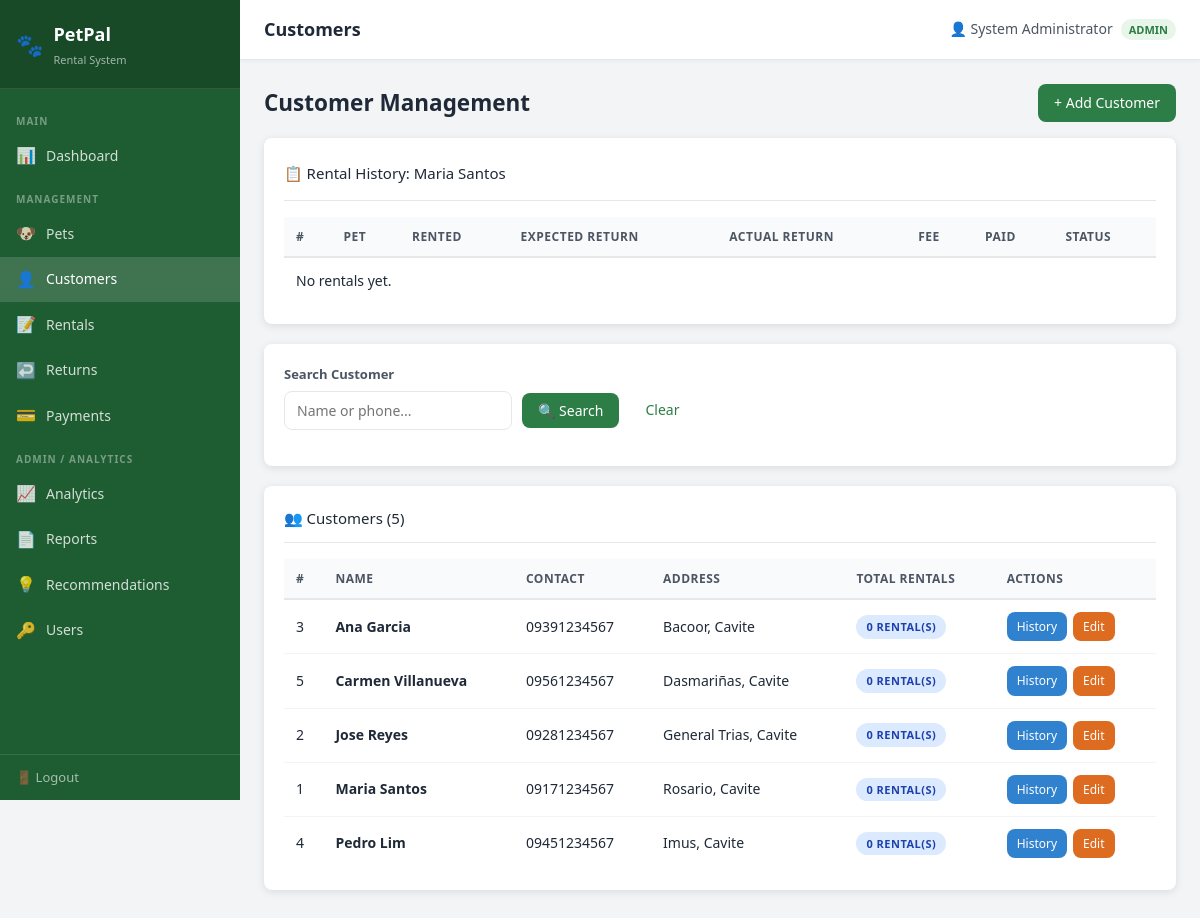
/pages/customers.php?history=1 (signed in), run on the app's committed database.
### tables this page shows
CREATE TABLE IF NOT EXISTS customers (
    customer_id     INT AUTO_INCREMENT PRIMARY KEY,
    customer_name   VARCHAR(100) NOT NULL,
    contact_number  VARCHAR(20) NOT NULL,
    address         TEXT NOT NULL,
    created_at      DATETIME DEFAULT CURRENT_TIMESTAMP
);

### pages/customers.php (the view, shortened to what this page needs)
<?php
require_once '../includes/config.php';
$viewHistory = null;
if (isset($_GET['history'])) {
    $cid = intval($_GET['history']);
    $stmt = $pdo->prepare("SELECT * FROM customers WHERE customer_id = ?");
    $stmt->execute([$cid]);
    $viewHistory = $stmt->fetch();
    if ($viewHistory) {
        $stmt = $pdo->prepare("
            SELECT r.*, p.pet_name, p.species, pay.amount as paid_amount
            FROM rentals r
            JOIN pets p ON r.pet_id = p.pet_id
            LEFT JOIN payments pay ON r.rental_id = pay.rental_id
            WHERE r.customer_id = ?
            ORDER BY r.created_at DESC
        ");
        $stmt->execute([$cid]);
        $customerRentals = $stmt->fetchAll();
    }
}
$search = trim($_GET['search'] ?? '');
$where  = [];
$params = [];
$whereSQL = $where ? 'WHERE ' . implode(' AND ', $where) : '';
$stmt = $pdo->prepare("
    SELECT c.*, COUNT(r.rental_id) as total_rentals
    FROM customers c
    LEFT JOIN rentals r ON c.customer_id = r.customer_id
    $whereSQL
    GROUP BY c.customer_id
    ORDER BY c.customer_name ASC
");
$stmt->execute($params);
$customers = $stmt->fetchAll();
include '../includes/header.php';
?>
<div class="page-header-wrap">
    <h2 class="page-title">Customer Management</h2>
    <a href="?show_form=1" class="btn btn-primary">+ Add Customer</a>
</div>
<?php if ($viewHistory): ?>
<div class="card">
    <div class="card-header d-flex justify-between align-center">
        <span>📋 Rental History: <?= htmlspecialchars($viewHistory['customer_name']) ?></span>
        <a href="customers.php" class="btn btn-sm" style="background:rgba(255,255,255,0.2);color:white;">Close</a>
    </div>
    <div class="card-body p-0">
        <div class="table-wrapper">
            <table class="table">
                <thead>
                    <tr><th>#</th><th>Pet</th><th>Rented</th><th>Expected Return</th><th>Actual Return</th><th>Fee</th><th>Paid</th><th>Status</th></tr>
                </thead>
                <tbody>
                    <?php if (empty($customerRentals)): ?>
                        <tr><td colspan="8" class="table-empty">No rentals yet.</td></tr>
                    <?php endif; ?>
                </tbody>
            </table>
        </div>
    </div>
</div>
<?php endif; ?>
<div class="card">
    <div class="card-body">
        <form method="GET" class="form-inline d-flex align-center">
            <div class="form-group">
                <label>Search Customer</label>
                <input type="text" name="search" class="form-control" placeholder="Name or phone..."
                       value="<?= htmlspecialchars($search) ?>">
            </div>
            <div class="form-group">
                <label>&nbsp;</label>
                <button type="submit" class="btn btn-primary w-100">🔍 Search</button>
            </div>
            <div class="form-group">
                <label>&nbsp;</label>
                <a href="customers.php" class="btn btn-secondary w-100">Clear</a>
            </div>
        </form>
    </div>
</div>
<div class="card">
    <div class="card-header">👥 Customers (<?= count($customers) ?>)</div>
    <div class="card-body p-0">
        <div class="table-wrapper">
            <table class="table">
                <thead>
                    <tr><th>#</th><th>Name</th><th>Contact</th><th>Address</th><th>Total Rentals</th><th>Actions</th></tr>
                </thead>
                <tbody>
                    <?php if (empty($customers)): ?>
                        <tr><td colspan="6" class="table-empty">No customers found.</td></tr>
                    <?php else: ?>
                        <?php foreach ($customers as $c): ?>
                        <tr>
                            <td><?= $c['customer_id'] ?></td>
                            <td><strong><?= htmlspecialchars($c['customer_name']) ?></strong></td>
                            <td><?= htmlspecialchars($c['contact_number']) ?></td>
                            <td><?= htmlspecialchars($c['address']) ?></td>
                            <td><span class="badge badge-info"><?= $c['total_rentals'] ?> rental(s)</span></td>
                            <td>
                                <div class="btn-group">
                                    <a href="?history=<?= $c['customer_id'] ?>" class="btn btn-info btn-sm">History</a>
                                    <a href="?edit=<?= $c['customer_id'] ?>" class="btn btn-warning btn-sm">Edit</a>
                                </div>
                            </td>
                        </tr>
                        <?php endforeach; ?>
                    <?php endif; ?>
                </tbody>
            </table>
        </div>
    </div>
</div>
<?php include '../includes/footer.php'; ?>

### css/style.css (style rules this page uses)
:root { --primary: #2D7D46; --primary-dark: #1e5c32; --primary-light: #e8f5e9; --accent: #F4A62A; --danger: #e53e3e; --warning: #dd6b20; --info: #3182ce; --white: #ffffff; --gray-50: #f9fafb; --gray-100: #f3f4f6; --gray-200: #e5e7eb; --gray-400: #9ca3af; --gray-600: #4b5563; --gray-800: #1f2937; --black: #111827; --sidebar-width: 240px; --topbar-height: 60px; --radius: 8px; --shadow: 0 2px 8px rgba(0,0,0,0.1); --font-base: 15px; --font-family: 'Segoe UI', Tahoma, Geneva, Verdana, sans-serif; }
* { margin: 0; padding: 0; box-sizing: border-box; }
body { font-family: var(--font-family); font-size: var(--font-base); background-color: var(--gray-100); color: var(--gray-800); line-height: 1.6; }
a { color: var(--primary); text-decoration: none; }
.card { background: var(--white); border-radius: var(--radius); box-shadow: var(--shadow); padding: 20px; margin-bottom: 20px; }
.card-header { display: flex; align-items: center; justify-content: space-between; margin-bottom: 16px; padding-bottom: 12px; border-bottom: 1px solid var(--gray-200); flex-wrap: wrap; gap: 8px; }
.form-group { margin-bottom: 16px; }
.form-group label { display: block; font-size: 13px; font-weight: 600; color: var(--gray-600); margin-bottom: 6px; }
.form-control { width: 100%; padding: 9px 12px; border: 1px solid var(--gray-200); border-radius: var(--radius); font-size: 14px; font-family: var(--font-family); color: var(--gray-800); background: var(--white); transition: border-color 0.2s; }
.form-inline { display: flex; align-items: center; gap: 10px; flex-wrap: wrap; }
.btn { display: inline-flex; align-items: center; gap: 6px; padding: 8px 16px; border: none; border-radius: var(--radius); font-size: 14px; font-family: var(--font-family); font-weight: 500; cursor: pointer; transition: background 0.2s, transform 0.1s; text-decoration: none; white-space: nowrap; }
.btn-primary { background: var(--primary); color: var(--white); }
.btn-warning { background: var(--warning); color: var(--white); }
.btn-info { background: var(--info); color: var(--white); }
.btn-sm { padding: 5px 10px; font-size: 12px; }
.btn-group { display: flex; gap: 6px; flex-wrap: wrap; }
.table-wrapper { overflow-x: auto; width: 100%; }
table { width: 100%; border-collapse: collapse; font-size: 14px; }
table th { background: var(--gray-50); color: var(--gray-600); font-size: 12px; font-weight: 600; text-transform: uppercase; letter-spacing: 0.5px; padding: 10px 12px; text-align: left; border-bottom: 2px solid var(--gray-200); }
table td { padding: 12px; border-bottom: 1px solid var(--gray-100); vertical-align: middle; white-space: nowrap; }
table tr:last-child td { border-bottom: none; }
.badge { display: inline-block; padding: 3px 10px; border-radius: 20px; font-size: 11px; font-weight: 600; text-transform: uppercase; letter-spacing: 0.5px; }
.badge-info { background: #dbeafe; color: #1e40af; }
.d-flex { display: flex; }
.w-100 { width: 100%; }

### pages/customers.php (style rules this page uses)
.page-header-wrap { display: flex; justify-content: space-between; align-items: center; margin-bottom: 1rem; }

### data on the page
customers: customer_name "Maria Santos", customer_id "1", contact_number "09171234567", address "Rosario, Cavite", total_rentals "0"
customers: customer_id "3", customer_name "Ana Garcia", contact_number "09391234567", address "Bacoor, Cavite", total_rentals "0"
customers: customer_id "5", customer_name "Carmen Villanueva", contact_number "09561234567", address "Dasmariñas, Cavite", total_rentals "0"
customers: customer_id "2", customer_name "Jose Reyes", contact_number "09281234567", address "General Trias, Cavite", total_rentals "0"
customers: customer_id "4", customer_name "Pedro Lim", contact_number "09451234567", address "Imus, Cavite", total_rentals "0"

### other printed values
str_replace('.php', '', $current_page) "Customers"
currentUser() "System Administrator"
$_SESSION['role'] "ADMIN"
count($customers) "5"
